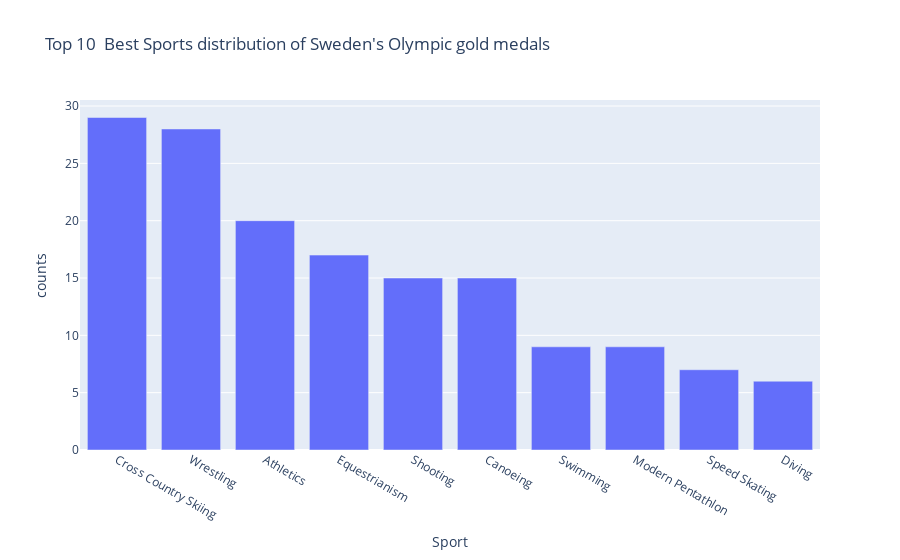

Write notebook code for a chart like this one.
### Code cell
fig=px.bar(sweden_sport_gold,x="Sport",y="counts",title=" Top 10  Best Sports distribution of Sweden's Olympic gold medals ")
fig.show()

### Figure 1 — Plotly figure (JSON) as saved in the notebook; plotly's stock layout.template omitted (floating-point values rounded to 4 significant figures)
{"data": [{"alignmentgroup": "True", "hovertemplate": "Sport=%{x}<br>counts=%{y}<extra></extra>", "legendgroup": "", "marker": {"color": "#636efa", "pattern": {"shape": ""}}, "name": "", "offsetgroup": "", "orientation": "v", "showlegend": false, "textposition": "auto", "type": "bar", "x": ["Cross Country Skiing", "Wrestling", "Athletics", "Equestrianism", "Shooting", "Canoeing", "Swimming", "Modern Pentathlon", "Speed Skating", "Diving"], "xaxis": "x", "y": [29, 28, 20, 17, 15, 15, 9, 9, 7, 6], "yaxis": "y"}], "layout": {"barmode": "relative", "legend": {"tracegroupgap": 0}, "title": {"text": " Top 10  Best Sports distribution of Sweden's Olympic gold medals "}, "xaxis": {"anchor": "y", "domain": [0, 1], "title": {"text": "Sport"}}, "yaxis": {"anchor": "x", "domain": [0, 1], "title": {"text": "counts"}}}}
